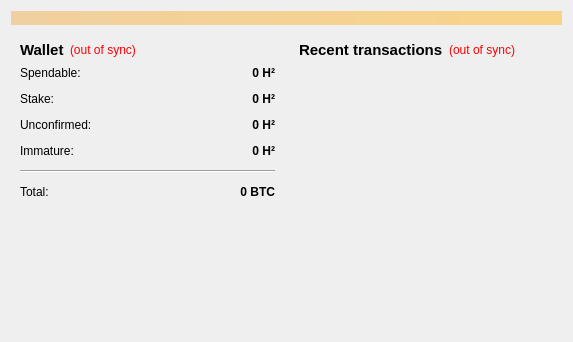
<?xml version="1.0" encoding="UTF-8"?>
<ui version="4.0">
 <class>OverviewPage</class>
 <widget class="QWidget" name="OverviewPage">
  <property name="geometry">
   <rect>
    <x>0</x>
    <y>0</y>
    <width>573</width>
    <height>342</height>
   </rect>
  </property>
  <property name="windowTitle">
   <string>Form</string>
  </property>
  <layout class="QVBoxLayout" name="topLayout">
   <item>
    <widget class="QLabel" name="labelAlerts">
     <property name="visible">
      <bool>false</bool>
     </property>
     <property name="styleSheet">
      <string notr="true">background-color: qlineargradient(x1: 0, y1: 0, x2: 1, y2: 0, stop:0 #F0D0A0, stop:1 #F8D488);  color:#000000
</string>
     </property>
     <property name="wordWrap">
      <bool>true</bool>
     </property>
     <property name="margin">
      <number>3</number>
     </property>
    </widget>
   </item>
   <item>
    <layout class="QHBoxLayout" name="horizontalLayout" stretch="1,1">
     <item>
      <layout class="QVBoxLayout" name="verticalLayout_2">
       <item>
        <widget class="QWidget" name="widget" native="true">
         <layout class="QVBoxLayout" name="verticalLayout_4">
          <item>
           <layout class="QHBoxLayout" name="horizontalLayout_4">
            <item>
             <widget class="QLabel" name="label_5">
              <property name="font">
               <font>
                <pointsize>11</pointsize>
                <weight>75</weight>
                <bold>true</bold>
               </font>
              </property>
              <property name="text">
               <string>Wallet</string>
              </property>
             </widget>
            </item>
            <item>
             <widget class="QLabel" name="labelWalletStatus">
              <property name="toolTip">
               <string>The displayed information may be out of date. Your wallet automatically synchronizes with the HydroGen network after a connection is established, but this process has not completed yet.</string>
              </property>
              <property name="styleSheet">
               <string notr="true">QLabel { color: red; }</string>
              </property>
              <property name="text">
               <string notr="true">(out of sync)</string>
              </property>
              <property name="alignment">
               <set>Qt::AlignLeading|Qt::AlignLeft|Qt::AlignVCenter</set>
              </property>
             </widget>
            </item>
            <item>
             <spacer name="horizontalSpacer_2">
              <property name="orientation">
               <enum>Qt::Horizontal</enum>
              </property>
              <property name="sizeHint" stdset="0">
               <size>
                <width>40</width>
                <height>20</height>
               </size>
              </property>
             </spacer>
            </item>
           </layout>
          </item>
          <item>
           <layout class="QFormLayout" name="formLayout_2">
            <property name="fieldGrowthPolicy">
             <enum>QFormLayout::AllNonFixedFieldsGrow</enum>
            </property>
            <property name="horizontalSpacing">
             <number>12</number>
            </property>
            <property name="verticalSpacing">
             <number>12</number>
            </property>
            <item row="0" column="0">
             <widget class="QLabel" name="label">
              <property name="text">
               <string>Spendable:</string>
              </property>
             </widget>
            </item>
            <item row="0" column="1">
             <widget class="QLabel" name="labelBalance">
              <property name="font">
               <font>
                <weight>75</weight>
                <bold>true</bold>
               </font>
              </property>
              <property name="cursor">
               <cursorShape>IBeamCursor</cursorShape>
              </property>
              <property name="toolTip">
               <string>Your current spendable balance</string>
              </property>
              <property name="text">
               <string notr="true">0 H²</string>
              </property>
              <property name="alignment">
               <set>Qt::AlignRight|Qt::AlignTrailing|Qt::AlignVCenter</set>
              </property>
              <property name="textInteractionFlags">
               <set>Qt::LinksAccessibleByMouse|Qt::TextSelectableByKeyboard|Qt::TextSelectableByMouse</set>
              </property>
             </widget>
            </item>
            <item row="1" column="0">
             <widget class="QLabel" name="label_6">
              <property name="text">
               <string>Stake:</string>
              </property>
             </widget>
            </item>
            <item row="1" column="1">
             <widget class="QLabel" name="labelStake">
              <property name="font">
               <font>
                <weight>75</weight>
                <bold>true</bold>
               </font>
              </property>
              <property name="cursor">
               <cursorShape>IBeamCursor</cursorShape>
              </property>
              <property name="toolTip">
               <string>Total of coins that was staked, and do not yet count toward the current balance</string>
              </property>
              <property name="text">
               <string notr="true">0 H²</string>
              </property>
              <property name="alignment">
               <set>Qt::AlignRight|Qt::AlignTrailing|Qt::AlignVCenter</set>
              </property>
              <property name="textInteractionFlags">
               <set>Qt::LinksAccessibleByMouse|Qt::TextSelectableByKeyboard|Qt::TextSelectableByMouse</set>
              </property>
             </widget>
            </item>
            <item row="2" column="0">
             <widget class="QLabel" name="label_3">
              <property name="text">
               <string>Unconfirmed:</string>
              </property>
             </widget>
            </item>
            <item row="2" column="1">
             <widget class="QLabel" name="labelUnconfirmed">
              <property name="font">
               <font>
                <weight>75</weight>
                <bold>true</bold>
               </font>
              </property>
              <property name="cursor">
               <cursorShape>IBeamCursor</cursorShape>
              </property>
              <property name="toolTip">
               <string>Total of transactions that have yet to be confirmed, and do not yet count toward the current balance</string>
              </property>
              <property name="text">
               <string notr="true">0 H²</string>
              </property>
              <property name="alignment">
               <set>Qt::AlignRight|Qt::AlignTrailing|Qt::AlignVCenter</set>
              </property>
              <property name="textInteractionFlags">
               <set>Qt::LinksAccessibleByMouse|Qt::TextSelectableByKeyboard|Qt::TextSelectableByMouse</set>
              </property>
             </widget>
            </item>
            <item row="3" column="0">
             <widget class="QLabel" name="labelImmatureText">
              <property name="text">
               <string>Immature:</string>
              </property>
             </widget>
            </item>
            <item row="3" column="1">
             <widget class="QLabel" name="labelImmature">
              <property name="font">
               <font>
                <weight>75</weight>
                <bold>true</bold>
               </font>
              </property>
              <property name="toolTip">
               <string>Mined balance that has not yet matured</string>
              </property>
              <property name="text">
               <string notr="true">0 H²</string>
              </property>
              <property name="alignment">
               <set>Qt::AlignRight|Qt::AlignTrailing|Qt::AlignVCenter</set>
              </property>
              <property name="textInteractionFlags">
               <set>Qt::LinksAccessibleByMouse|Qt::TextSelectableByKeyboard|Qt::TextSelectableByMouse</set>
              </property>
             </widget>
            </item>
            <item row="4" column="0" colspan="2">
             <widget class="Line" name="line">
              <property name="orientation">
               <enum>Qt::Horizontal</enum>
              </property>
             </widget>
            </item>
            <item row="5" column="0">
             <widget class="QLabel" name="labelTotalText">
              <property name="text">
               <string>Total:</string>
              </property>
             </widget>
            </item>
            <item row="5" column="1">
             <widget class="QLabel" name="labelTotal">
              <property name="font">
               <font>
                <weight>75</weight>
                <bold>true</bold>
               </font>
              </property>
              <property name="cursor">
               <cursorShape>IBeamCursor</cursorShape>
              </property>
              <property name="toolTip">
               <string>Your current total balance</string>
              </property>
              <property name="text">
               <string notr="true">0 BTC</string>
              </property>
              <property name="alignment">
               <set>Qt::AlignRight|Qt::AlignTrailing|Qt::AlignVCenter</set>
              </property>
              <property name="textInteractionFlags">
               <set>Qt::LinksAccessibleByMouse|Qt::TextSelectableByKeyboard|Qt::TextSelectableByMouse</set>
              </property>
             </widget>
            </item>
           </layout>
          </item>
         </layout>
        </widget>
       </item>
       <item>
        <spacer name="verticalSpacer">
         <property name="orientation">
          <enum>Qt::Vertical</enum>
         </property>
         <property name="sizeHint" stdset="0">
          <size>
           <width>20</width>
           <height>40</height>
          </size>
         </property>
        </spacer>
       </item>
      </layout>
     </item>
     <item>
      <layout class="QVBoxLayout" name="verticalLayout_3">
       <item>
        <widget class="QWidget" name="widget_2" native="true">
         <layout class="QVBoxLayout" name="verticalLayout">
          <item>
           <layout class="QHBoxLayout" name="horizontalLayout_2">
            <item>
             <widget class="QLabel" name="label_4">
              <property name="font">
               <font>
                <pointsize>11</pointsize>
                <weight>75</weight>
                <bold>true</bold>
               </font>
              </property>
              <property name="text">
               <string>&lt;b&gt;Recent transactions&lt;/b&gt;</string>
              </property>
             </widget>
            </item>
            <item>
             <widget class="QLabel" name="labelTransactionsStatus">
              <property name="toolTip">
               <string>The displayed information may be out of date. Your wallet automatically synchronizes with the HydroGen network after a connection is established, but this process has not completed yet.</string>
              </property>
              <property name="styleSheet">
               <string notr="true">QLabel { color: red; }</string>
              </property>
              <property name="text">
               <string notr="true">(out of sync)</string>
              </property>
              <property name="alignment">
               <set>Qt::AlignRight|Qt::AlignTrailing|Qt::AlignVCenter</set>
              </property>
             </widget>
            </item>
            <item>
             <spacer name="horizontalSpacer">
              <property name="orientation">
               <enum>Qt::Horizontal</enum>
              </property>
              <property name="sizeHint" stdset="0">
               <size>
                <width>40</width>
                <height>20</height>
               </size>
              </property>
             </spacer>
            </item>
           </layout>
          </item>
          <item>
           <widget class="QListView" name="listTransactions">
            <property name="styleSheet">
             <string notr="true">QListView { background: transparent; }</string>
            </property>
            <property name="frameShape">
             <enum>QFrame::NoFrame</enum>
            </property>
            <property name="verticalScrollBarPolicy">
             <enum>Qt::ScrollBarAlwaysOff</enum>
            </property>
            <property name="horizontalScrollBarPolicy">
             <enum>Qt::ScrollBarAlwaysOff</enum>
            </property>
            <property name="selectionMode">
             <enum>QAbstractItemView::NoSelection</enum>
            </property>
           </widget>
          </item>
         </layout>
        </widget>
       </item>
      </layout>
     </item>
    </layout>
   </item>
  </layout>
 </widget>
 <resources/>
 <connections/>
</ui>
